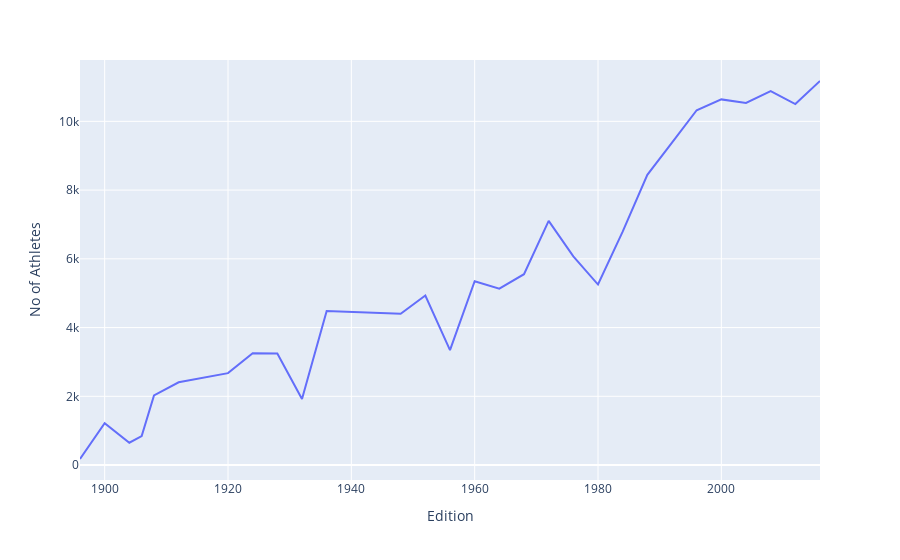

The notebook cell this image was saved under:
### Code cell
fig_athletes = px.line(athletes_over_time, x="Edition", y="No of Athletes")
fig_athletes.show()

### Figure 1 — Plotly figure (JSON) as saved in the notebook; plotly's stock layout.template omitted (floating-point values rounded to 4 significant figures)
{"data": [{"hovertemplate": "Edition=%{x}<br>No of Athletes=%{y}<extra></extra>", "legendgroup": "", "line": {"color": "#636efa", "dash": "solid"}, "marker": {"symbol": "circle"}, "mode": "lines", "name": "", "orientation": "v", "showlegend": false, "type": "scatter", "x": [1896, 1900, 1904, 1906, 1908, 1912, 1920, 1924, 1928, 1932, 1936, 1948, 1952, 1956, 1960, 1964, 1968, 1972, 1976, 1980, 1984, 1988, 1992, 1996, 2000, 2004, 2008, 2012, 2016], "xaxis": "x", "y": [176, 1220, 650, 841, 2024, 2409, 2675, 3256, 3246, 1922, 4482, 4402, 4931, 3346, 5348, 5134, 5552, 7105, 6070, 5252, 6791, 8443, 9380, 10324, 10639, 10537, 10880, 10502, 11174], "yaxis": "y"}], "layout": {"legend": {"tracegroupgap": 0}, "margin": {"t": 60}, "xaxis": {"anchor": "y", "domain": [0, 1], "title": {"text": "Edition"}}, "yaxis": {"anchor": "x", "domain": [0, 1], "title": {"text": "No of Athletes"}}}}
